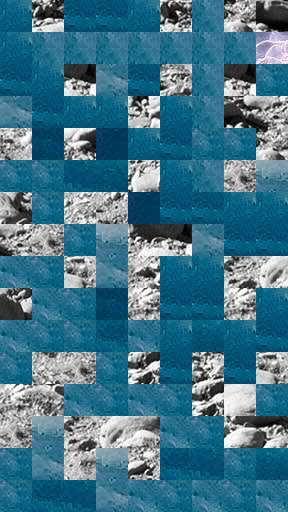

Below is a game level as drawn by its tile map, then a one-line description and the .tmx file that defines it, in full:
An orthogonal 9x16 tile map with 32x32 px tiles, 3 tile layers (rocks, walkable, door), 4 tilesets.

<map version="1.10" tiledversion="1.10.2" orientation="orthogonal" renderorder="right-down" width="9" height="16" tilewidth="32" tileheight="32" infinite="0" nextlayerid="5" nextobjectid="1">
 <tileset firstgid="1" source="rock.tsx" />
 <tileset firstgid="5829" source="water.tsx" />
 <tileset firstgid="15509" source="fire.tsx" />
 <tileset firstgid="25109" source="dungeon.tsx" />
 <layer id="2" name="rocks" width="9" height="16">
  <data encoding="csv">
5507,5508,5509,5507,5506,5507,5508,5509,5445,
5569,5570,5571,5569,5568,5569,5570,5571,5507,
5631,5632,5633,5631,5630,5375,5376,5633,5569,
5377,5378,5379,5444,5495,5437,5495,5446,5447,
5439,5440,5444,5495,5507,5508,5375,5376,5509,
5501,5502,5506,5568,5569,5375,5376,5438,5571,
5563,5376,5568,5630,5631,5437,5438,5632,5633,
5447,5438,5630,5631,5632,5633,5377,5378,5379,
5509,5500,5501,5502,5503,5438,5439,5440,5441,
5571,5562,5563,5375,5376,5500,5501,5376,5377,
5633,5375,5376,5437,5438,5562,5563,5438,5439,
5181,5437,5438,5125,5126,5063,5064,5500,5501,
5376,5377,5378,5379,5380,5125,5126,5562,5563,
5438,5439,5440,5441,5442,5118,5119,5242,5243,
5500,5501,5502,5503,5504,5180,5495,5304,5305,
5562,5563,5564,5565,5566,5242,5243,5244,5245
</data>
 </layer>
 <layer id="3" name="walkable" width="9" height="16">
  <data encoding="csv">
6625,0,6713,6713,6625,0,6537,0,0,
6625,6537,6537,6537,6537,6537,6537,6537,6537,
6713,6625,0,6453,6713,0,6537,0,6540,
6453,6713,6625,6625,0,6625,6537,0,0,
0,11378,0,11291,6625,6713,6540,6540,0,
6540,6540,6715,6716,0,6625,6537,0,6365,
0,6540,0,0,11291,6713,6713,6625,6625,
0,0,6540,6365,0,0,6453,6713,6713,
6539,6540,0,6453,0,6625,6625,0,0,
0,6539,6540,11378,0,6713,6713,0,6625,
6539,6540,6540,6714,6539,6625,6717,6625,6713,
6540,0,0,6540,0,6713,0,6713,0,
0,0,6539,6540,6539,6540,0,0,6540,
0,6365,0,0,0,6539,6540,0,0,
6540,6453,0,6365,0,6714,6715,6540,6717,
6540,6714,6715,6453,6539,6540,6539,6540,6539
</data>
 </layer>
 <layer id="4" name="door" width="9" height="16">
  <data encoding="csv">
0,0,0,0,0,0,0,0,0,
0,0,0,0,0,0,0,0,26305,
0,0,0,0,0,0,0,0,0,
0,0,0,0,0,0,0,0,0,
0,0,0,0,0,0,0,0,0,
0,0,0,0,0,0,0,0,0,
0,0,0,0,0,0,0,0,0,
0,0,0,0,0,0,0,0,0,
0,0,0,0,0,0,0,0,0,
0,0,0,0,0,0,0,0,0,
0,0,0,0,0,0,0,0,0,
0,0,0,0,0,0,0,0,0,
0,0,0,0,0,0,0,0,0,
0,0,0,0,0,0,0,0,0,
0,0,0,0,0,0,0,0,0,
0,0,0,0,0,0,0,0,0
</data>
 </layer>
</map>
